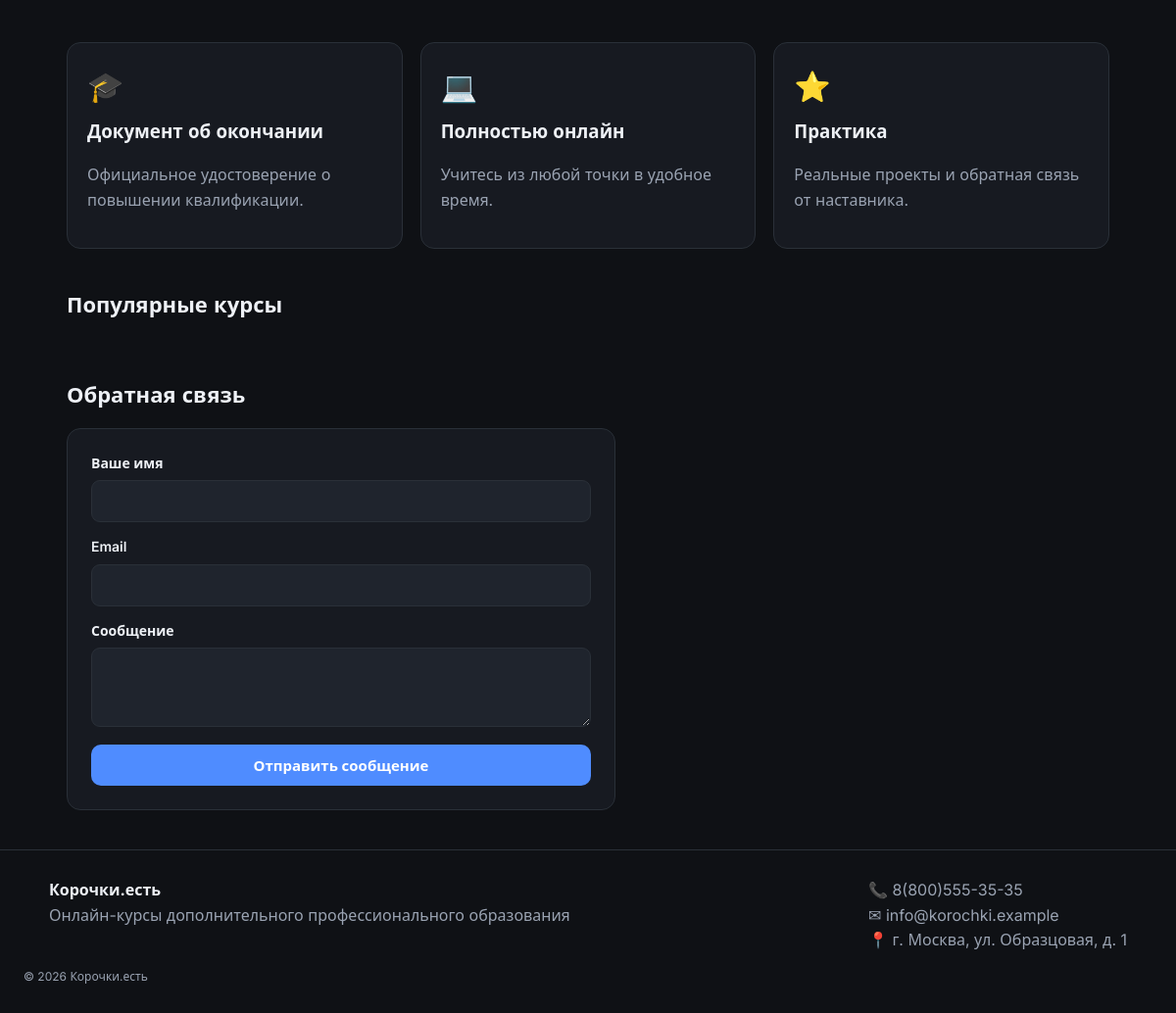
Before: / (lower part) with the older database file.
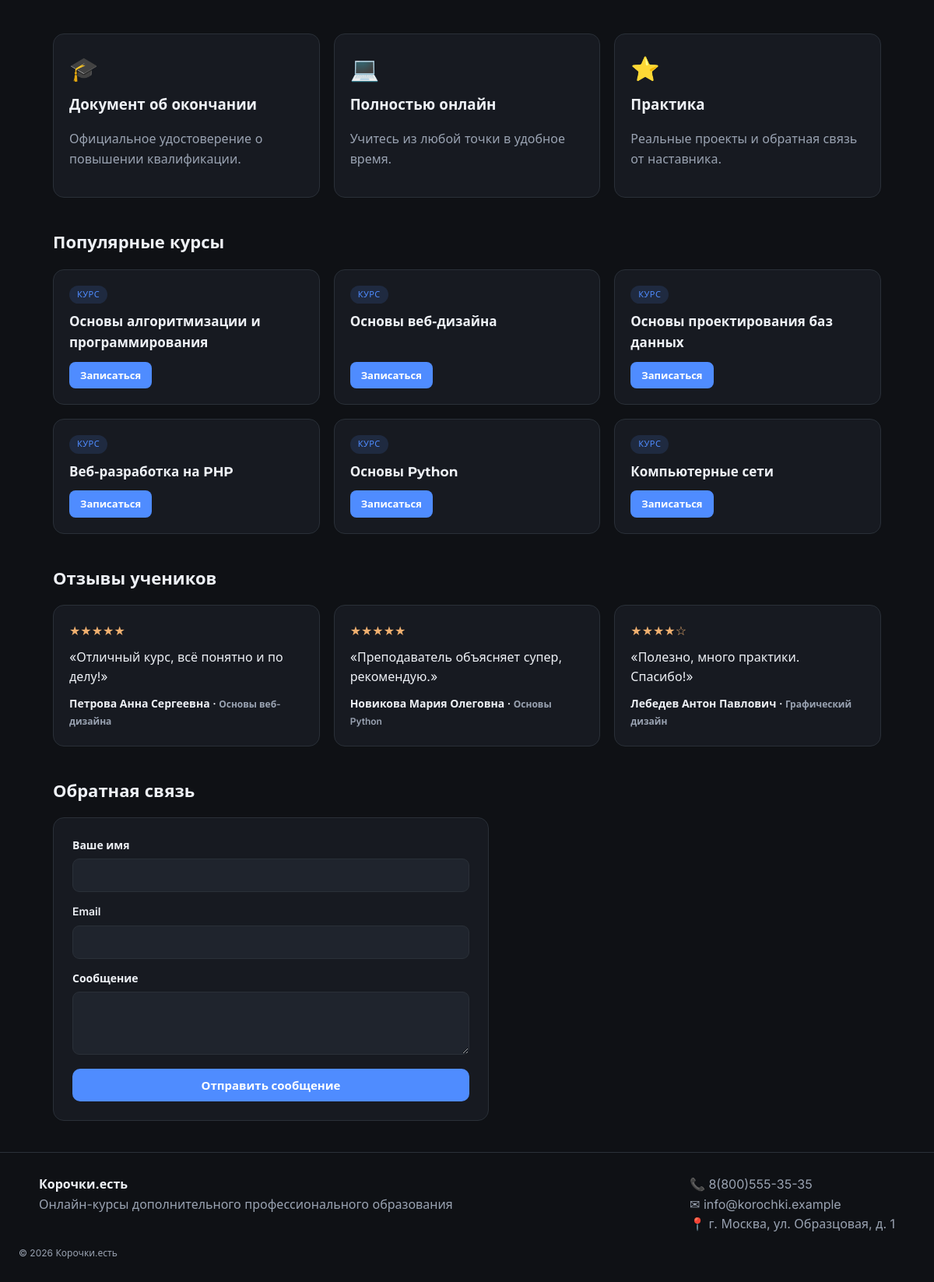
After: the same page with the newer database file.
### tables this page shows
CREATE TABLE courses (
    id INT AUTO_INCREMENT PRIMARY KEY,
    name VARCHAR(150) NOT NULL,
    is_active TINYINT(1) DEFAULT 1
);

CREATE TABLE reviews (
    id INT AUTO_INCREMENT PRIMARY KEY,
    user_id INT NOT NULL,
    order_id INT NULL,
    course_name VARCHAR(150) NOT NULL,
    rating TINYINT NOT NULL DEFAULT 5,
    text VARCHAR(1000) NOT NULL,
    created_at DATETIME DEFAULT CURRENT_TIMESTAMP,
    FOREIGN KEY (user_id) REFERENCES users(id),
    FOREIGN KEY (order_id) REFERENCES orders(id)
);

CREATE TABLE users (
    id INT AUTO_INCREMENT PRIMARY KEY,
    login VARCHAR(50) NOT NULL UNIQUE,
    password VARCHAR(255) NOT NULL,
    fio VARCHAR(150) NOT NULL,
    phone VARCHAR(30) NOT NULL,
    email VARCHAR(150) NOT NULL,
    created_at DATETIME DEFAULT CURRENT_TIMESTAMP
);

### theme.php (called while the page is built, shortened)
<?php
function theme($path = null) {
    global $THEME;
    $ref = $THEME;
    foreach (explode('.', $path) as $k) {
        $ref = $ref[$k] ?? null;
    }
    return $ref;
}

### helpers.php (called while the page is built, shortened)
<?php
function e($s): string {
    return htmlspecialchars((string)$s, ENT_QUOTES, 'UTF-8');
}

### db.php (called while the page is built, shortened)
<?php
function db(): PDO {
    static $pdo = null;
    if ($pdo !== null) return $pdo;
    $dsn = 'mysql:host=' . DB_HOST . ';port=' . DB_PORT . ';charset=utf8mb4';
    $pass = getenv('DB_PASS_OVERRIDE') !== false ? getenv('DB_PASS_OVERRIDE') : DB_PASS;
    try {
        $pdo = new PDO($dsn, DB_USER, $pass, [
            PDO::ATTR_ERRMODE            => PDO::ERRMODE_EXCEPTION,
            PDO::ATTR_DEFAULT_FETCH_MODE => PDO::FETCH_ASSOC,
            PDO::ATTR_EMULATE_PREPARES   => false,
        ]);
    } catch (PDOException $e) {
        die('Не удалось подключиться к MySQL: ' . $e->getMessage()
            . ' — проверь, что в XAMPP запущен MySQL и пароль в config.php верный.');
    }
    $pdo->exec('CREATE DATABASE IF NOT EXISTS `' . DB_NAME . '` CHARACTER SET utf8mb4 COLLATE utf8mb4_unicode_ci');
    $pdo->exec('USE `' . DB_NAME . '`');
    seed_if_empty($pdo);
    return $pdo;
}
function seed_if_empty(PDO $pdo): void {
    if ((int)$pdo->query('SELECT COUNT(*) c FROM courses')->fetch()['c'] === 0) {
        $ins = $pdo->prepare('INSERT INTO courses (name) VALUES (?)');
        foreach (app('courses') as $name) $ins->execute([$name]);
    }
    if ((int)$pdo->query('SELECT COUNT(*) c FROM users')->fetch()['c'] === 0) {
        $hash = hash_password('Parol12345');
        $users = [
            ['ivanov1',   'Иванов Иван Иванович',      '8(900)111-22-33', 'ivanov@mail.ru'],
            ['petrova1',  'Петрова Анна Сергеевна',    '8(900)111-22-34', 'petrova@mail.ru'],
            ['sidorov1',  'Сидоров Пётр Петрович',     '8(900)111-22-35', 'sidorov@mail.ru'],
            ['kozlov12',  'Козлов Дмитрий Андреевич',  '8(900)111-22-36', 'kozlov@mail.ru'],
            ['novikova1', 'Новикова Мария Олеговна',   '8(900)111-22-37', 'novikova@mail.ru'],
            ['morozov1',  'Морозов Сергей Николаевич', '8(900)111-22-38', 'morozov@mail.ru'],
            ['volkova12', 'Волкова Елена Викторовна',  '8(900)111-22-39', 'volkova@mail.ru'],
            ['lebedev12', 'Лебедев Антон Павлович',    '8(900)111-22-40', 'lebedev@mail.ru'],
            ['sokolova1', 'Соколова Ольга Дмитриевна', '8(900)111-22-41', 'sokolova@mail.ru'],
            ['popov1234', 'Попов Алексей Михайлович',  '8(900)111-22-42', 'popov@mail.ru'],
        ];
        $ins = $pdo->prepare('INSERT INTO users (login,password,fio,phone,email) VALUES (?,?,?,?,?)');
        foreach ($users as $u) $ins->execute([$u[0], $hash, $u[1], $u[2], $u[3]]);
    }
    if ((int)$pdo->query('SELECT COUNT(*) c FROM orders')->fetch()['c'] === 0) {
        $statuses = array_keys(app('statuses'));
        $payments = app('payment_types');
        $courses  = app('courses');
        $ins = $pdo->prepare('INSERT INTO orders (user_id,course_name,desired_date,payment_type,status) VALUES (?,?,?,?,?)');
        for ($i = 1; $i <= 10; $i++) {
            $ins->execute([
                $i,
                $courses[($i - 1) % count($courses)],
                str_pad((string)(($i % 28) + 1), 2, '0', STR_PAD_LEFT) . '.09.2025',
                $payments[$i % count($payments)],
                $statuses[$i % count($statuses)],
            ]);
        }
    }
    if ((int)$pdo->query('SELECT COUNT(*) c FROM reviews')->fetch()['c'] === 0) {
        $reviews = [
            [2, 'Основы веб-дизайна',                    5, 'Отличный курс, всё понятно и по делу!'],
            [5, 'Основы алгоритмизации и программирования', 5, 'Преподаватель объясняет супер, рекомендую.'],
            [8, 'Веб-разработка на PHP',                  4, 'Полезно, много практики. Спасибо!'],
        ];
        $ins = $pdo->prepare('INSERT INTO reviews (user_id,course_name,rating,text) VALUES (?,?,?,?)');
        foreach ($reviews as $r) $ins->execute($r);
    }
    if ((int)$pdo->query('SELECT COUNT(*) c FROM feedback')->fetch()['c'] === 0) {
        $ins = $pdo->prepare('INSERT INTO feedback (name,email,message) VALUES (?,?,?)');
        $ins->execute(['Гость', 'guest@mail.ru', 'Подскажите, есть ли рассрочка на обучение?']);
        $ins->execute(['Мария', 'maria@mail.ru', 'Хочу записаться на курс по дизайну, как начать?']);
    }
}
function q(string $sql, array $params = []): array {
    $st = db()->prepare($sql); $st->execute($params); return $st->fetchAll();
}

### auth.php (called while the page is built, shortened)
<?php
require_once __DIR__ . '/db.php';
require_once __DIR__ . '/helpers.php';
function current_user(): ?array {
    if (empty($_SESSION['user_id'])) return null;
    return one('SELECT * FROM users WHERE id = ?', [$_SESSION['user_id']]);
}

### index.php (the view, shortened to what this page needs)
<?php
require_once __DIR__ . '/layout.php';
$courses = q('SELECT name FROM courses WHERE is_active = 1 ORDER BY id LIMIT 6');
$reviews = q('SELECT r.*, u.fio FROM reviews r JOIN users u ON u.id = r.user_id ORDER BY r.created_at DESC LIMIT 6');
layout_header('');
?>
<section class="features">
    <?php foreach (theme('features') as $ft): ?>
        <div class="feature card-soft">
            <div class="feature-icon"><?= $ft['icon'] ?></div>
            <h3><?= e($ft['title']) ?></h3>
            <p class="muted"><?= e($ft['text']) ?></p>
        </div>
    <?php endforeach; ?>
</section>
<section class="block">
    <h2>Популярные курсы</h2>
    <div class="courses-grid">
        <?php foreach ($courses as $cr): ?>
            <div class="course-card card-soft">
                <div class="course-badge">Курс</div>
                <h3><?= e($cr['name']) ?></h3>
                <a class="btn-mini" href="<?= current_user() ? 'order.php' : 'login.php' ?>">Записаться</a>
            </div>
        <?php endforeach; ?>
    </div>
</section>
<?php if ($reviews): ?>
<section class="block">
    <h2>Отзывы учеников</h2>
    <div class="reviews-grid">
        <?php foreach ($reviews as $rv): ?>
            <blockquote class="review card-soft">
                <div class="stars"><?= str_repeat('★', (int)$rv['rating']) . str_repeat('☆', 5 - (int)$rv['rating']) ?></div>
                <p>«<?= e($rv['text']) ?>»</p>
                <footer><?= e($rv['fio']) ?> · <span class="muted small"><?= e($rv['course_name']) ?></span></footer>
            </blockquote>
        <?php endforeach; ?>
    </div>
</section>
<?php endif; ?>
<section class="block" id="contacts">
    <h2>Обратная связь</h2>
    <form method="post" class="card feedback-card">
        <label>Ваше имя <input name="name" required></label>
        <label>Email <input type="email" name="email" required></label>
        <label>Сообщение <textarea name="message" rows="3" required></textarea></label>
        <button type="submit">Отправить сообщение</button>
    </form>
</section>
<?php
layout_footer();

### layout.php (shortened to what this page needs)
<?php
require_once __DIR__ . '/auth.php';
function layout_header(string $title, string $icon = '', string $caption = ''): void {
    ?>
<!DOCTYPE html>
<html lang="ru">
<head>
    <link rel="stylesheet" href="assets/style.css">
</head>
<body>
<main class="container fade-in">
<?php
}
function layout_footer(): void {
    $ct = theme('contacts');
    ?>
</main>
<footer class="footer">
    <div class="footer-cols">
        <div><strong><?= e(theme('site_name')) ?></strong><br><span class="muted"><?= e(theme('tagline')) ?></span></div>
        <div class="muted">
            📞 <?= e($ct['phone']) ?><br>
            ✉ <?= e($ct['email']) ?><br>
            📍 <?= e($ct['address']) ?>
        </div>
    </div>
    <div class="muted small">© <?= date('Y') ?> <?= e(theme('site_name')) ?></div>
</footer>
</body>
</html>
<?php
}

### assets/style.css (style rules this page uses)
:root { --radius: 14px; --maxw: 1100px; }
* { box-sizing: border-box; }
body { margin: 0; background: var(--bg, #0f1115); color: var(--text, #eef1f6); font-family: var(--font-body, system-ui, sans-serif); line-height: 1.6; }
h1, h2, h3, .brand { font-family: var(--font-heading, system-ui, sans-serif); }
a { color: var(--accent, #4f8cff); }
.container { max-width: var(--maxw); margin: 28px auto; padding: 0 18px; }
h2 { font-size: 22px; margin: 0 0 16px; }
.muted { color: var(--muted, #9aa3b2); }
.small { font-size: 12px; }
button, .btn, .btn-lg, .btn-mini { font-family: inherit; cursor: pointer; border: none; text-decoration: none; background: var(--accent, #4f8cff); color: #fff; font-weight: 600; border-radius: 10px; transition: filter .2s, transform .1s; display: inline-block; }
button, .btn { padding: 11px 18px; font-size: 15px; }
.btn-mini { padding: 7px 14px; font-size: 13px; border-radius: 8px; }
.card { background: var(--surface, #171a21); border: 1px solid var(--border, #2a3038); border-radius: var(--radius); padding: 24px; max-width: 460px; margin: 0 auto; display: flex; flex-direction: column; gap: 14px; }
.card-soft { background: var(--surface, #171a21); border: 1px solid var(--border, #2a3038); border-radius: var(--radius); padding: 20px; }
label { display: flex; flex-direction: column; gap: 6px; font-size: 14px; font-weight: 600; }
input, select, textarea { padding: 11px 13px; border: 1px solid var(--border, #2a3038); border-radius: 9px; background: var(--surface-2, #1f242d); color: var(--text, #eef1f6); font-size: 15px; font-family: inherit; width: 100%; transition: border-color .2s, box-shadow .2s; }
.card button { width: 100%; margin-top: 4px; }
textarea { resize: vertical; }
.block { margin: 40px 0; }
.features { display: grid; grid-template-columns: repeat(3, 1fr); gap: 18px; margin: 10px 0 40px; }
.feature-icon { font-size: 30px; margin-bottom: 8px; }
.feature h3 { margin: 0 0 6px; }
.courses-grid { display: grid; grid-template-columns: repeat(3, 1fr); gap: 18px; }
.course-card { display: flex; flex-direction: column; gap: 10px; }
.course-badge { align-self: flex-start; font-size: 11px; text-transform: uppercase; letter-spacing: .04em; color: var(--accent, #4f8cff); background: rgba(79,140,255,.14); padding: 3px 10px; border-radius: 999px; }
.course-card h3 { margin: 0; font-size: 17px; flex: 1; }
.course-card .btn-mini { align-self: flex-start; }
.reviews-grid { display: grid; grid-template-columns: repeat(3, 1fr); gap: 18px; }
.review { margin: 0; }
.review .stars { color: #f0b070; margin-bottom: 8px; }
.review p { margin: 0 0 10px; }
.review footer { font-weight: 600; font-size: 14px; }
.feedback-card { max-width: 560px; margin: 0; }
.footer { border-top: 1px solid var(--border, #2a3038); margin-top: 40px; padding: 28px 24px; }
.footer-cols { max-width: var(--maxw); margin: 0 auto 14px; display: flex; justify-content: space-between; gap: 20px; flex-wrap: wrap; }
.fade-in { animation: fadeIn .4s ease both; }
.card-soft { transition: transform .2s, border-color .2s; }

Changed rows visible on the page:
added courses: name "Основы алгоритмизации и программирования"
added courses: name "Основы веб-дизайна"
added courses: name "Основы проектирования баз данных"
added courses: name "Веб-разработка на PHP"
added courses: name "Основы Python"
added courses: name "Компьютерные сети"
added reviews: rating "★★★★★", text "Отличный курс, всё понятно и по делу!", user.fio "Петрова Анна Сергеевна", course_name "Основы веб-дизайна"
added reviews: rating "★★★★★", text "Преподаватель объясняет супер, рекомендую.", user.fio "Новикова Мария Олеговна", course_name "Основы Python"
added reviews: rating "★★★★", rating "☆", text "Полезно, много практики. Спасибо!", user.fio "Лебедев Антон Павлович", course_name "Графический дизайн"
Other visible differences:
text now shown: "Отзывы учеников"
